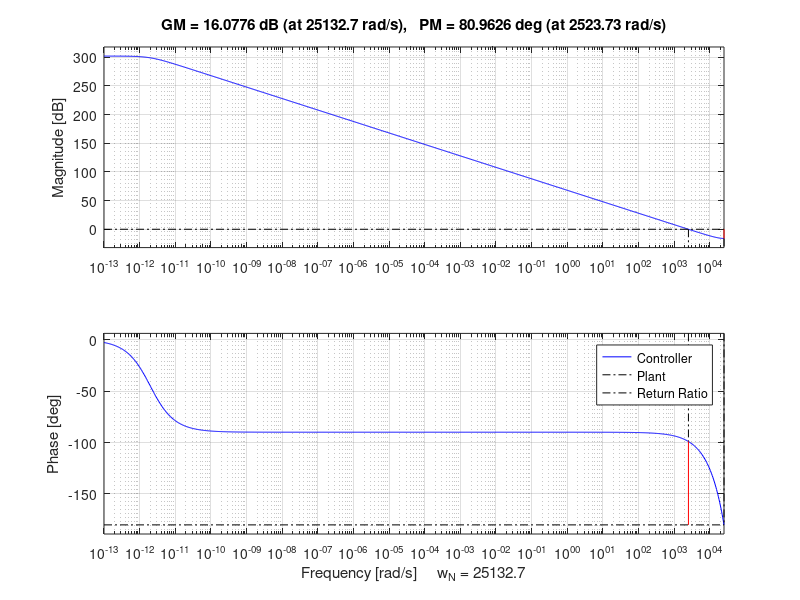
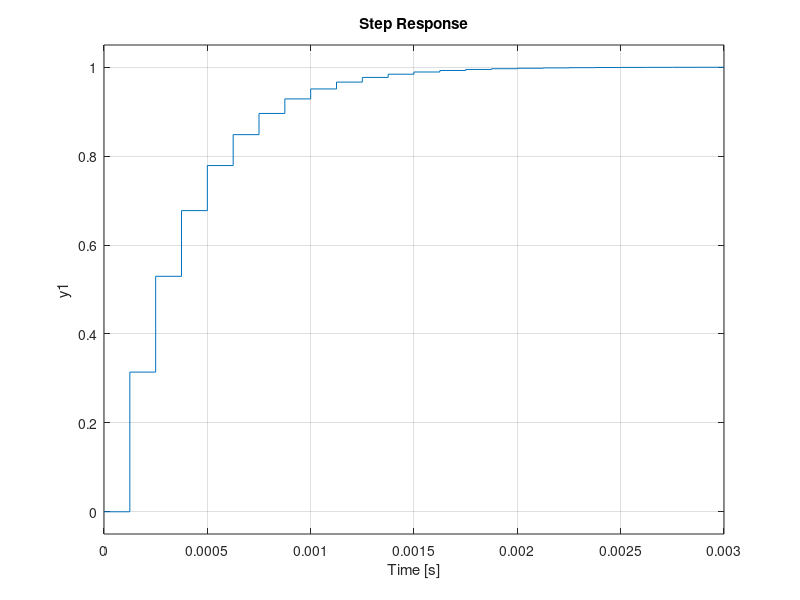
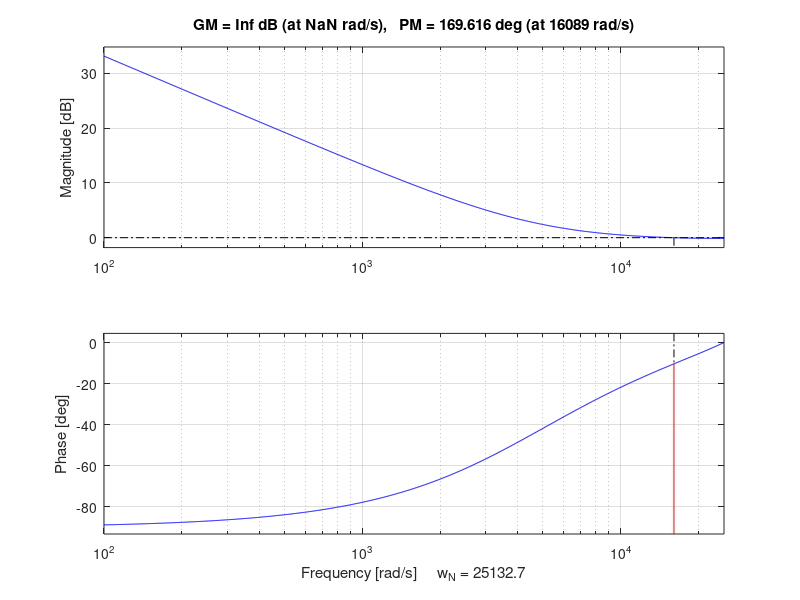
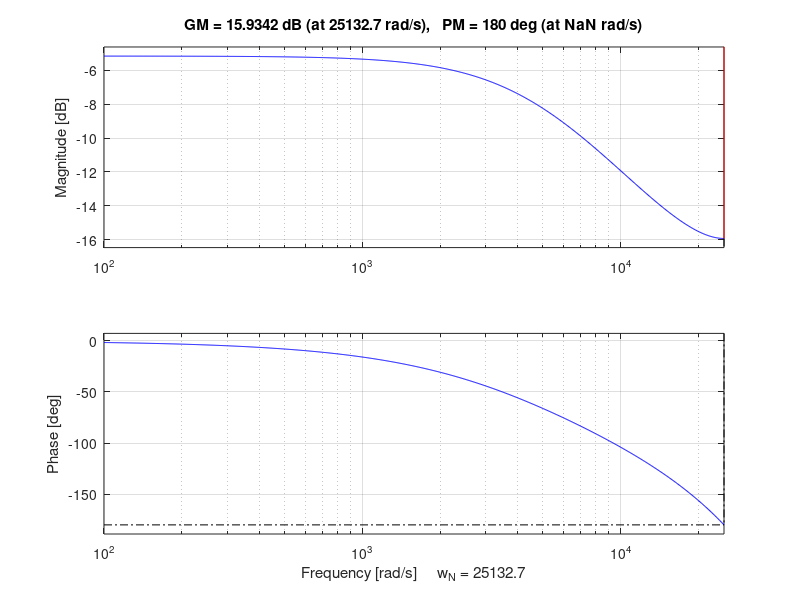

Reproduce these figures in MATLAB, in order.
clear()
% 
%  s = 2630         1          1
%     ------   = ------ = -----------------  => R =4758/2630, L= 1/2630
%     s + 4758   sL + R   s/2630 + 4758/2630

%%% System Parameters %%%
R =  4758/2630; % Resistance in Ohms
L = 1/2630; % Inductance in Henries
Ts = 1/8000; % Sample period
wc = pi/10; % Crossover frequency, in Radians per sample
%%%
s = tf('s');
sys = 1/(L*s + R); % Continuous time transfer function
z = tf('z', Ts);
sys_d = c2d(sys, Ts); % Zero order hold equivalent
ki = 1-exp(-R*Ts/L) % Calculate Ki
k = R*((wc)/(1-exp(-R*Ts/L))) % Calculate loop gain
controller = k*(1 + ki/((z-1))); % PI controller transfer function
fp = series(controller, sys_d); % Forward Path
cl = feedback(fp, 1); % Unity feedback
%%% Plot open-loop, return ratio, and controller bode plots %%%
figure;
hold all
bode(controller);
bode(sys_d);
margin(fp);
legend('Controller', 'Plant', 'Return Ratio')
%%% Plot closed-loop step response %%%
figure;step(cl);

figure;bode(controller);margin(controller);
figure;bode(sys_d);margin(sys_d);
figure;bode(fp);margin(fp);

% ki = 0.4483, k = 1.2678
% Kii  = 3,586.4
% Kpp = 1.2678
% controller2 = Kpp*(1 + Kii*Ts/((z-1)));
% fp2 = series(controller2, sys_d);
% closed_loop_system = feedback(fp2, 1);
% figure;step(closed_loop_system);